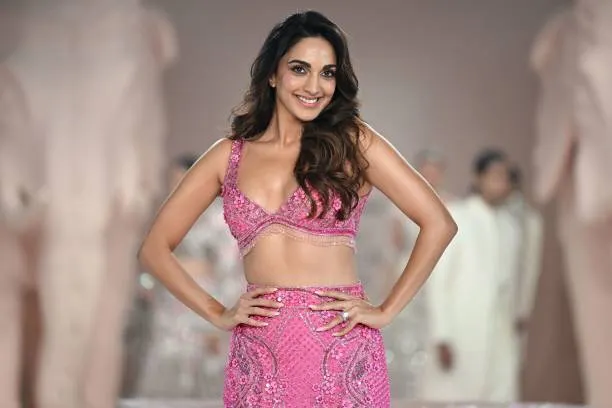
#> input picture Easy_cartoonify/bollywood-actress-kiara-advani-presents-a-creation-by-the-designer-duo-falguni-shane-peacock.webp, 612 x 408 px; its folder holds only this picture in this run
$ python cartoon_variants.py
#> lines starting #> are read from the running program, lines starting #| are printed output that depends on the picture; after the words box and inside, x2 and y2 are one past the last pixel; in counts of white or black regions, pixels touching at a corner belong together
### Easy_cartoonify/improved_cartoon_v2.py
import cv2
from pathlib import Path

# [18 lines left out: function find_input, not called in this run]

def unsharp_mask(img, radius=1.0, amount=1.0):
    # amount: strength, radius: gaussian blur sigma
    blurred = cv2.GaussianBlur(img, (0,0), radius)
    sharp = cv2.addWeighted(img, 1 + amount, blurred, -amount, 0)
    return sharp

def cartoon_v2(img):
    # keep original size
    img_color = img.copy()

    # gentle bilateral filter to smooth colors but keep detail
    img_color = cv2.bilateralFilter(img_color, d=7, sigmaColor=50, sigmaSpace=50)

    # create edge map using Canny on luminance after small blur
    gray = cv2.cvtColor(img, cv2.COLOR_BGR2GRAY)
    blur = cv2.GaussianBlur(gray, (5,5), 0)
    edges = cv2.Canny(blur, threshold1=50, threshold2=150)

    # dilate edges slightly to make them more visible
    kernel = cv2.getStructuringElement(cv2.MORPH_RECT, (2,2))
    edges = cv2.dilate(edges, kernel, iterations=1)

    # invert edges: white background, black edges -> create mask
    edges_inv = cv2.bitwise_not(edges)
    edges_inv_color = cv2.cvtColor(edges_inv, cv2.COLOR_GRAY2BGR)

    # combine color and edges: preserve color but darken where edges are
    # create a mask of edge pixels
    edge_mask = edges > 0
    result = img_color.copy()
    # darken edges on result
    result[edge_mask] = (result[edge_mask] * 0.3).astype(result.dtype)

    # slightly enhance color contrast using CLAHE on L channel
    lab = cv2.cvtColor(result, cv2.COLOR_BGR2LAB)
    l, a, b = cv2.split(lab)
    clahe = cv2.createCLAHE(clipLimit=2.0, tileGridSize=(8,8))
    l = clahe.apply(l)
    lab = cv2.merge((l,a,b))
    result = cv2.cvtColor(lab, cv2.COLOR_LAB2BGR)

    # sharpen a bit with unsharp mask
    result = unsharp_mask(result, radius=1.0, amount=0.8)

    return result

# [16 lines left out: function main, not called in this run]

# [2 lines that do not run on import are left out]

### Easy_cartoonify/cartoon_variants.py
import cv2
import numpy as np
from pathlib import Path

def find_input(p: Path):
    for name in ('user_image.jpg','test.jpg'):
        f = p / name
        if f.exists():
            return f
    # fallback: pick newest non-generated image
    candidates = [f for ext in ('*.jpg','*.jpeg','*.png','*.webp') for f in p.glob(ext)]
    candidates = [f for f in candidates if not f.name.startswith('cartoon') and not f.name.startswith('improved')]
    if candidates:
        return max(candidates, key=lambda x: x.stat().st_mtime)
    return None

def color_quantize(img, k=8):
    data = img.reshape((-1,3)).astype(np.float32)
    criteria = (cv2.TERM_CRITERIA_EPS + cv2.TERM_CRITERIA_MAX_ITER, 20, 0.5)
    _, labels, centers = cv2.kmeans(data, k, None, criteria, 3, cv2.KMEANS_PP_CENTERS)
    centers = np.uint8(centers)
    quant = centers[labels.flatten()].reshape(img.shape)
    return quant

def variant_v2(img):
    from improved_cartoon_v2 import cartoon_v2
    return cartoon_v2(img)

def variant_quant_edges(img):
    q = color_quantize(img, k=12)
    gray = cv2.cvtColor(img, cv2.COLOR_BGR2GRAY)
    blur = cv2.GaussianBlur(gray, (5,5), 0)
    edges = cv2.Canny(blur, 60, 140)
    edges = cv2.dilate(edges, cv2.getStructuringElement(cv2.MORPH_ELLIPSE,(2,2)), iterations=1)
    edges_col = cv2.cvtColor(cv2.bitwise_not(edges), cv2.COLOR_GRAY2BGR)
    out = cv2.bitwise_and(q, edges_col)
    out = cv2.addWeighted(q, 0.8, out, 0.2, 0)
    return out

def variant_stylize_quant(img):
    styl = cv2.stylization(img, sigma_s=60, sigma_r=0.45)
    quant = color_quantize(styl, k=10)
    return quant

def variant_pencil_color(img):
    # use pencilSketch then blend with color quantized
    gray_sketch, color_sketch = cv2.pencilSketch(img, sigma_s=60, sigma_r=0.07, shade_factor=0.05)
    quant = color_quantize(img, k=12)
    blended = cv2.addWeighted(quant, 0.7, cv2.cvtColor(gray_sketch, cv2.COLOR_GRAY2BGR), 0.3, 0)
    return blended

def main():
    p = Path(__file__).parent
    src = find_input(p)
    if not src:
        print('No input image found')
        return
    print('Using', src.name)
    img = cv2.imread(str(src))
#> img is the input picture: shape (408, 612, 3); mean B, G, R 133.1, 139.5, 165.6
    if img is None:
        print('Failed to read image')
        return

    variants = [
        ('v2', variant_v2(img)),
        ('quant_edges', variant_quant_edges(img)),
        ('stylize_quant', variant_stylize_quant(img)),
        ('pencil_color', variant_pencil_color(img)),
    ]
#> in cartoon_v2, `edges = cv2.Canny(blur, threshold1=50, threshold2=150)`:
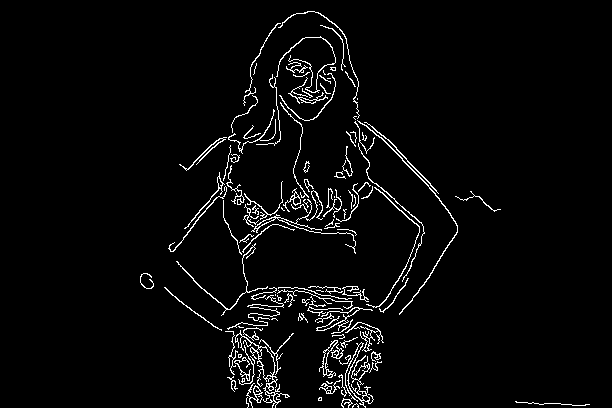
#> edges: shape (408, 612); 3.4% white in thin lines or dots, all inside (x1, y1, x2, y2) = (140, 11, 590, 408)
#> in cartoon_v2, `edges = cv2.dilate(edges, kernel, iterations=1)`: edges: shape (408, 612); 7.3% white in thin lines or dots, all inside (x1, y1, x2, y2) = (140, 11, 591, 408)
#> in cartoon_v2, `result[edge_mask] = (result[edge_mask] * 0.3).astype(result.dtype)`:
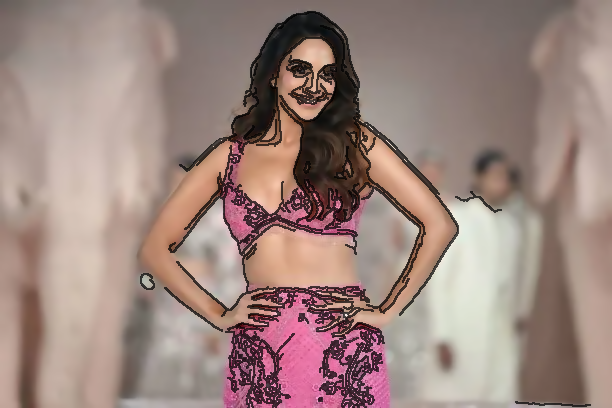
#> result: shape (408, 612, 3); mean B, G, R 126.8, 133.6, 156.8
#> in cartoon_v2, `lab = cv2.cvtColor(result, cv2.COLOR_BGR2LAB)`: lab: shape (408, 612, 3); mean of channels 0, 1, 2 145.9, 135.8, 135.1
#> in cartoon_v2, `l, a, b = cv2.split(lab)`:
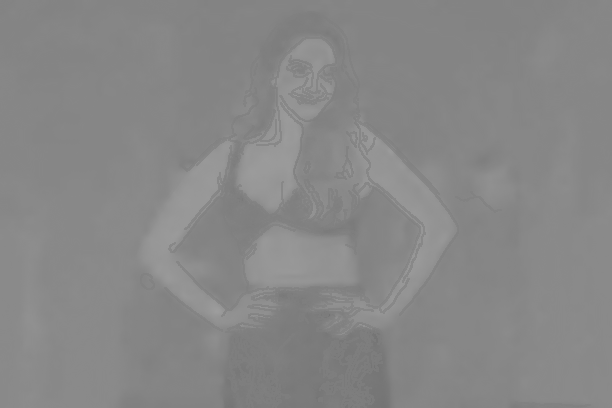
#> b: shape (408, 612); min 114, max 157, mean 135.1
#> in cartoon_v2, `lab = cv2.merge((l,a,b))`: lab: shape (408, 612, 3); mean of channels 0, 1, 2 144.2, 135.8, 135.1
#> in unsharp_mask, `sharp = cv2.addWeighted(img, 1 + amount, blurred, -amount, 0)`:
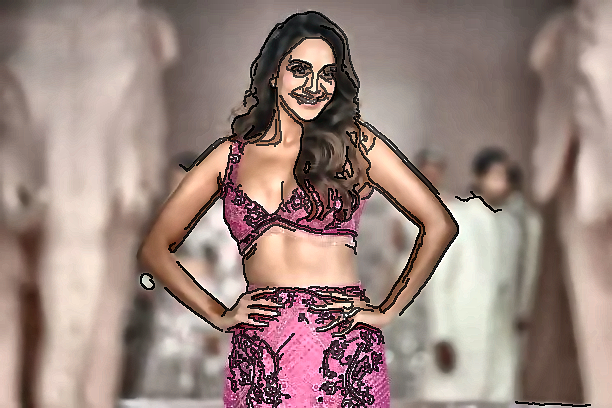
#> sharp: shape (408, 612, 3); mean B, G, R 125.6, 132.5, 154.7
#> in color_quantize, `_, labels, centers = cv2.kmeans(data, k, None, criteria, 3, cv2.KMEANS..`: centers = [[176, 185.7, 201.1], [88.41, 95.52, 119.2], [110, 116.6, 135.5], [152.1, 160.9, 178.9], [23.77, 28.06, 37.08], [166.5, 126.8, 223.9], [115.9, 139.7, 190.2], [145.7, 169.7, 218.4], [53.88, 61.58, 89.75], [131.3, 139.1, 156.7], [207.4, 218.6, 221.1], [128.9, 97.3, 184.3]]
#> in color_quantize, `centers = np.uint8(centers)`: centers = [[176, 185, 201], [88, 95, 119], [109, 116, 135], [152, 160, 178], [23, 28, 37], [166, 126, 223], [115, 139, 190], [145, 169, 218], [53, 61, 89], [131, 139, 156], [207, 218, 221], [128, 97, 184]]
#> in variant_quant_edges, `edges = cv2.Canny(blur, 60, 140)`: edges: shape (408, 612); 3.3% white in thin lines or dots, all inside (x1, y1, x2, y2) = (118, 11, 590, 408)
#> in variant_quant_edges, `edges = cv2.dilate(edges, cv2.getStructuringElement(cv2.MORPH_ELLIPSE,..`: edges: shape (408, 612); 6.5% white in thin lines or dots, all inside (x1, y1, x2, y2) = (118, 11, 591, 408)
#> in variant_stylize_quant, `styl = cv2.stylization(img, sigma_s=60, sigma_r=0.45)`:
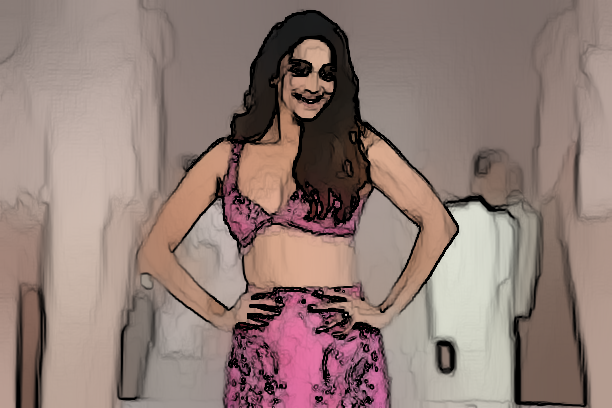
#> styl: shape (408, 612, 3); mean B, G, R 117.9, 124.3, 145.2
#> in variant_pencil_color, `gray_sketch, color_sketch = cv2.pencilSketch(img, sigma_s=60, sigma_r=..`:
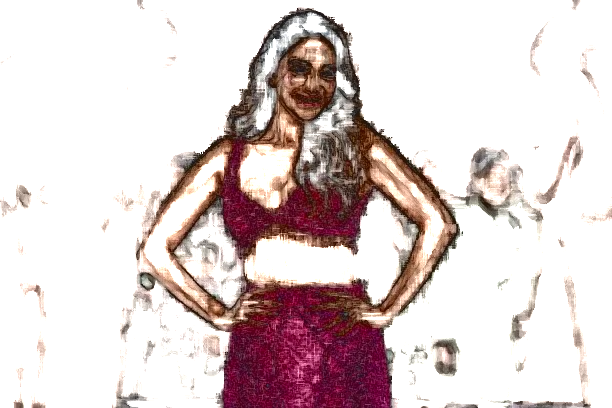
#> color_sketch: shape (408, 612, 3); mean B, G, R 207.9, 208.2, 221.6
#> in variant_pencil_color, `blended = cv2.addWeighted(quant, 0.7, cv2.cvtColor(gray_sketch, cv2.CO..`:
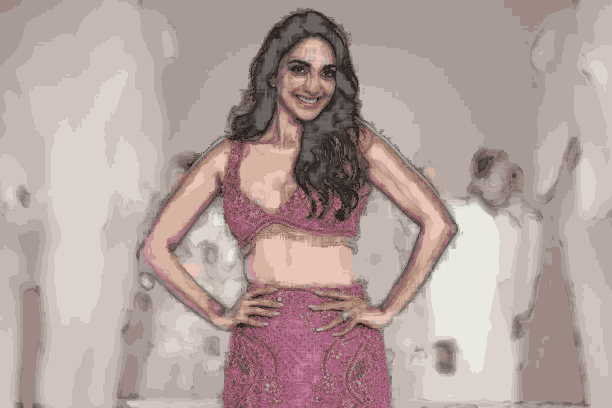
#> blended: shape (408, 612, 3); mean B, G, R 156.7, 161.1, 179.2

    out_files = []
    for name, out in variants:
        out_path = p / f'variant_{name}.jpg'
        cv2.imwrite(str(out_path), out)
        out_files.append(out_path)
        print('Wrote', out_path.name)
#> this loop made 4 passes
#> name on passes 1 to 4: 'v2', 'quant_edges', 'stylize_quant', 'pencil_color'
#| Wrote variant_v2.jpg
#| Wrote variant_quant_edges.jpg
#| Wrote variant_stylize_quant.jpg
#| Wrote variant_pencil_color.jpg
#> after the loop, out_files = 4 items

    # open the stylized quant (likely closest) by default
    try:
        import subprocess, os
        subprocess.Popen(['start', str(out_files[2])], shell=True)
    except Exception:
        pass

if __name__ == '__main__':
    main()
